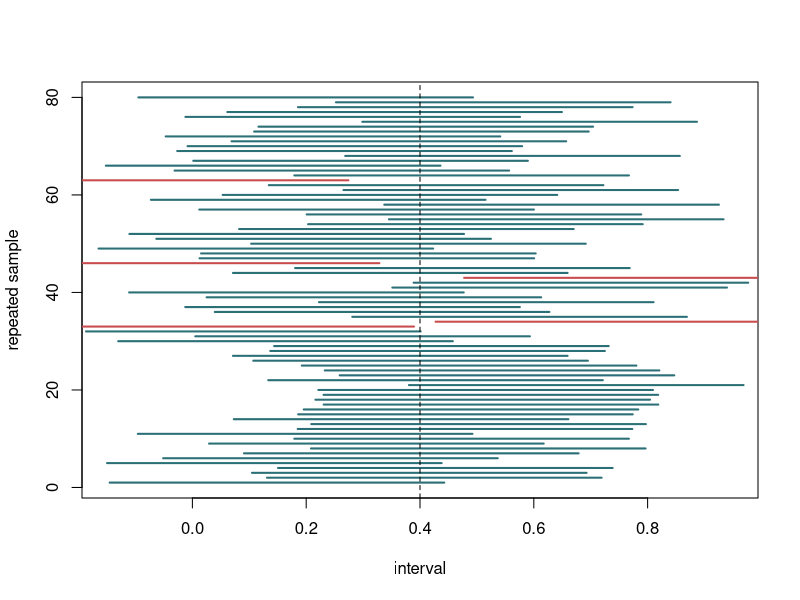
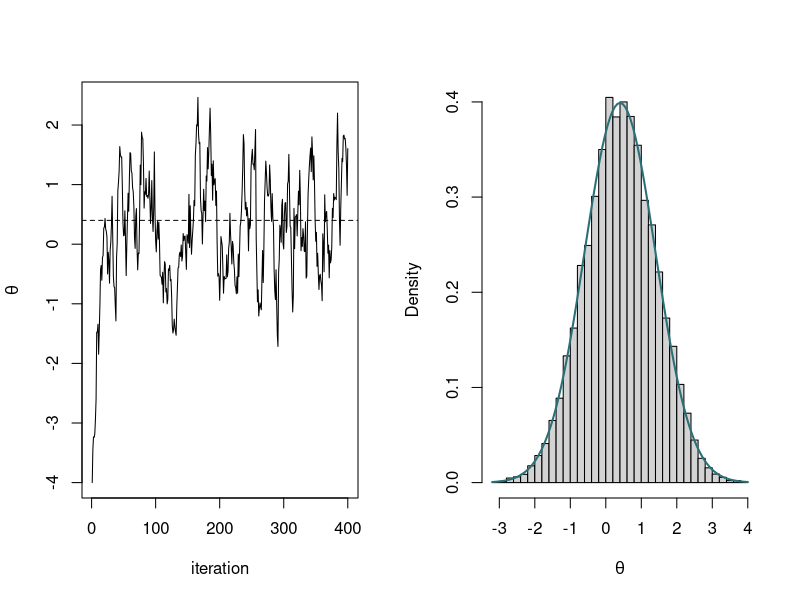

The R script that drew these images, in order:
## ---- chunk 1
#| echo: false
#| fig-width: 9
#| fig-height: 4.8
set.seed(118)
delta <- .40
se <- .15
estimate <- rnorm(80, mean = delta, sd = se)
lower <- estimate - 1.96 * se
upper <- estimate + 1.96 * se
covered <- lower <= delta & delta <= upper
plot(c(-.15, .95), c(1, 80), type = "n", xlab = "interval", ylab = "repeated sample")
segments(lower, seq_along(lower), upper, seq_along(upper),
         col = ifelse(covered, "#2b6f77", "#c84c4c"), lwd = 2)
abline(v = delta, lty = 2)
## ---- chunk 2
#| echo: false
#| fig-width: 9
#| fig-height: 4.8
set.seed(183)
theta <- numeric(20000)
theta[1] <- -4
for (s in 2:length(theta)) {
  theta[s] <- .40 + .90 * (theta[s - 1] - .40) + sqrt(1 - .90^2) * rnorm(1)
}
saved <- theta[1001:length(theta)]
par(mfrow = c(1, 2))
plot(theta[1:400], type = "l", xlab = "iteration", ylab = expression(theta))
abline(h = .40, lty = 2)
hist(saved, probability = TRUE, breaks = 40, main = "", xlab = expression(theta))
curve(dnorm(x, .40, 1), add = TRUE, col = "#2b6f77", lwd = 2)
